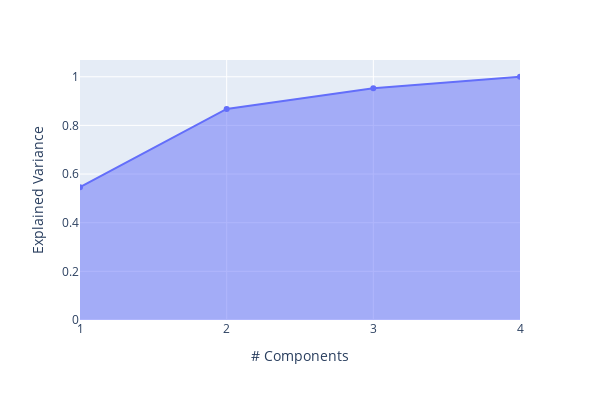

Write notebook code for a chart like this one.
### Markdown cell above
Often, you might be interested in seeing how much variance PCA is able to explain as you increase the number of components, in order to decide how many dimensions to ultimately keep or analyze. This example shows you how to quickly plot the cumulative sum of explained variance for a high-dimensional dataset like Diabetes.

With a higher explained variance, you are able to capture more variability in your dataset, which could potentially lead to better performance when training your model.

### Code cell
pca = PCA()
pca.fit(Xs_train)
exp_var_cumul = np.cumsum(pca.explained_variance_ratio_)

fig = px.area(
    x=range(1, exp_var_cumul.shape[0] + 1),
    y=exp_var_cumul,
    labels={"x": "# Components", "y": "Explained Variance"},
    markers=True,
    width=600,
    height=400
)
fig.update_xaxes(type='category')

### Figure 1 — Plotly figure (JSON) as saved in the notebook; plotly's stock layout.template omitted (floating-point values rounded to 4 significant figures)
{"data": [{"fillpattern": {"shape": ""}, "hovertemplate": "# Components=%{x}<br>Explained Variance=%{y}<extra></extra>", "legendgroup": "", "line": {"color": "#636efa"}, "marker": {"symbol": "circle"}, "mode": "lines+markers", "name": "", "orientation": "v", "showlegend": false, "stackgroup": "1", "type": "scatter", "x": [1, 2, 3, 4], "xaxis": "x", "y": [0.5461, 0.8677, 0.9529, 1.0], "yaxis": "y"}], "layout": {"height": 400, "legend": {"tracegroupgap": 0}, "margin": {"t": 60}, "width": 600, "xaxis": {"anchor": "y", "domain": [0, 1], "title": {"text": "# Components"}, "type": "category"}, "yaxis": {"anchor": "x", "domain": [0, 1], "title": {"text": "Explained Variance"}}}}
